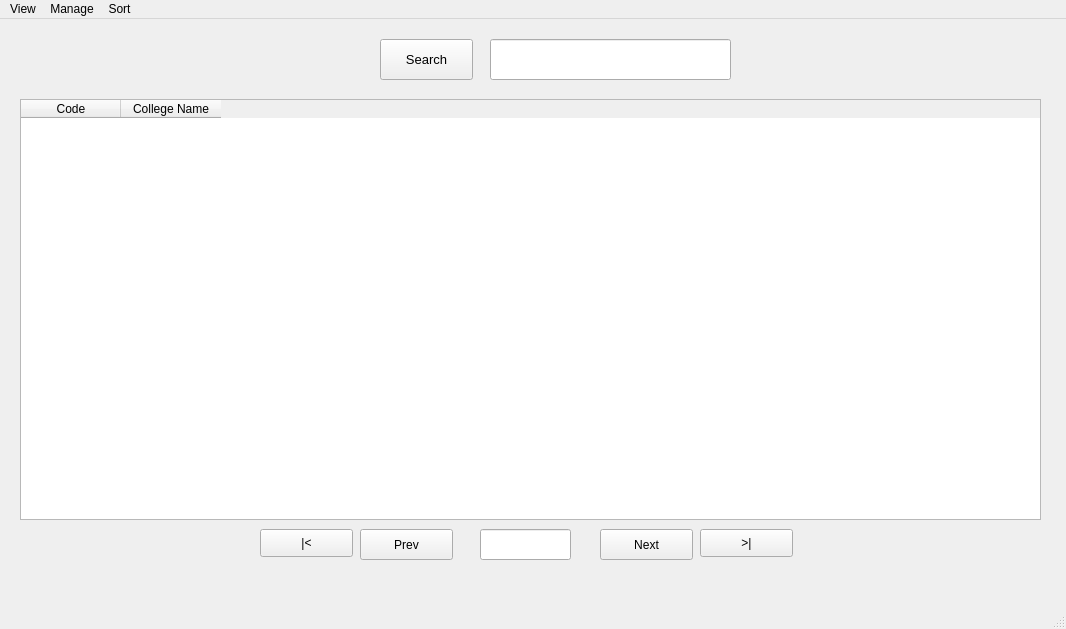
<?xml version="1.0" encoding="UTF-8"?>
<ui version="4.0">
 <class>collegeWindow</class>
 <widget class="QMainWindow" name="collegeWindow">
  <property name="geometry">
   <rect>
    <x>0</x>
    <y>0</y>
    <width>1066</width>
    <height>629</height>
   </rect>
  </property>
  <property name="windowTitle">
   <string>College Window</string>
  </property>
  <widget class="QWidget" name="centralwidget">
   <widget class="QTableWidget" name="collegeTable">
    <property name="geometry">
     <rect>
      <x>20</x>
      <y>80</y>
      <width>1021</width>
      <height>421</height>
     </rect>
    </property>
    <attribute name="verticalHeaderVisible">
     <bool>false</bool>
    </attribute>
    <attribute name="verticalHeaderHighlightSections">
     <bool>false</bool>
    </attribute>
    <column>
     <property name="text">
      <string>Code</string>
     </property>
    </column>
    <column>
     <property name="text">
      <string>College Name</string>
     </property>
    </column>
   </widget>
   <widget class="QPushButton" name="prevButton">
    <property name="geometry">
     <rect>
      <x>360</x>
      <y>510</y>
      <width>93</width>
      <height>31</height>
     </rect>
    </property>
    <property name="text">
     <string>Prev</string>
    </property>
   </widget>
   <widget class="QLineEdit" name="searchBar">
    <property name="geometry">
     <rect>
      <x>490</x>
      <y>20</y>
      <width>241</width>
      <height>41</height>
     </rect>
    </property>
    <property name="font">
     <font>
      <pointsize>12</pointsize>
     </font>
    </property>
    <property name="text">
     <string/>
    </property>
   </widget>
   <widget class="QPushButton" name="nextButton">
    <property name="geometry">
     <rect>
      <x>600</x>
      <y>510</y>
      <width>93</width>
      <height>31</height>
     </rect>
    </property>
    <property name="text">
     <string>Next</string>
    </property>
   </widget>
   <widget class="QLineEdit" name="pageNum">
    <property name="geometry">
     <rect>
      <x>480</x>
      <y>510</y>
      <width>91</width>
      <height>31</height>
     </rect>
    </property>
    <property name="font">
     <font>
      <pointsize>12</pointsize>
     </font>
    </property>
    <property name="text">
     <string/>
    </property>
   </widget>
   <widget class="QPushButton" name="searchButton">
    <property name="geometry">
     <rect>
      <x>380</x>
      <y>20</y>
      <width>93</width>
      <height>41</height>
     </rect>
    </property>
    <property name="font">
     <font>
      <pointsize>10</pointsize>
     </font>
    </property>
    <property name="text">
     <string>Search</string>
    </property>
   </widget>
   <widget class="QPushButton" name="pushButton">
    <property name="geometry">
     <rect>
      <x>700</x>
      <y>510</y>
      <width>93</width>
      <height>28</height>
     </rect>
    </property>
    <property name="text">
     <string>&gt;|</string>
    </property>
   </widget>
   <widget class="QPushButton" name="pushButton_2">
    <property name="geometry">
     <rect>
      <x>260</x>
      <y>510</y>
      <width>93</width>
      <height>28</height>
     </rect>
    </property>
    <property name="text">
     <string>|&lt;</string>
    </property>
   </widget>
  </widget>
  <widget class="QMenuBar" name="menubar">
   <property name="geometry">
    <rect>
     <x>0</x>
     <y>0</y>
     <width>1066</width>
     <height>26</height>
    </rect>
   </property>
   <widget class="QMenu" name="menuView">
    <property name="title">
     <string>View</string>
    </property>
    <addaction name="viewStudents"/>
    <addaction name="viewPrograms"/>
   </widget>
   <widget class="QMenu" name="menuManage">
    <property name="title">
     <string>Manage</string>
    </property>
    <addaction name="addCollege"/>
    <addaction name="deleteCollege"/>
    <addaction name="editCollege"/>
   </widget>
   <widget class="QMenu" name="menuSort">
    <property name="title">
     <string>Sort</string>
    </property>
    <addaction name="sortCode"/>
    <addaction name="sortName"/>
   </widget>
   <addaction name="menuView"/>
   <addaction name="menuManage"/>
   <addaction name="menuSort"/>
  </widget>
  <widget class="QStatusBar" name="statusbar"/>
  <action name="viewStudents">
   <property name="text">
    <string>Students</string>
   </property>
  </action>
  <action name="viewPrograms">
   <property name="text">
    <string>Programs</string>
   </property>
  </action>
  <action name="addCollege">
   <property name="text">
    <string>Add College</string>
   </property>
  </action>
  <action name="deleteCollege">
   <property name="text">
    <string>Delete College</string>
   </property>
  </action>
  <action name="editCollege">
   <property name="text">
    <string>Edit College</string>
   </property>
  </action>
  <action name="sortCode">
   <property name="text">
    <string>Code</string>
   </property>
  </action>
  <action name="sortName">
   <property name="text">
    <string>Name</string>
   </property>
  </action>
 </widget>
 <resources/>
 <connections/>
</ui>
